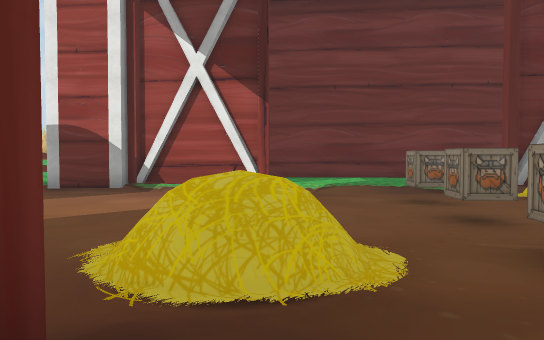
View 1 (above)

16 first-person views from a walk through a Unity game level. The camera is 1.3 m above the floor, tilts 2° down and sees 70° across. The floor is counted in squares, 2 m on a side. Each view is taken from the middle of a square. On the plan, view 1 faces up. The plan holds only what a view shows up to about 11 squares ahead; the rest is blank. The place goes on beyond the plan. Some animated figures are not drawn. Some surface patterns are stand-ins.

View 2
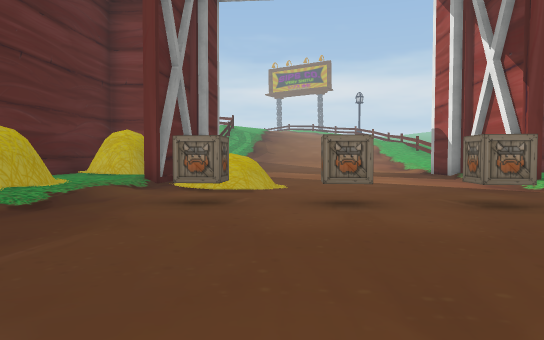

View 3
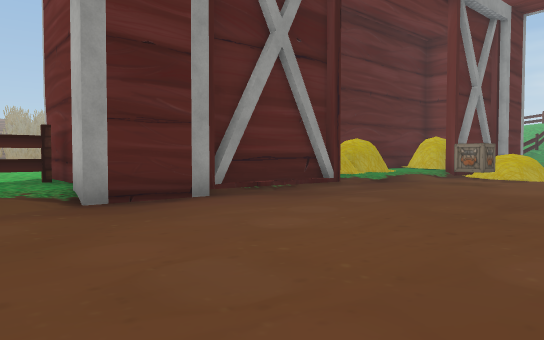

View 4
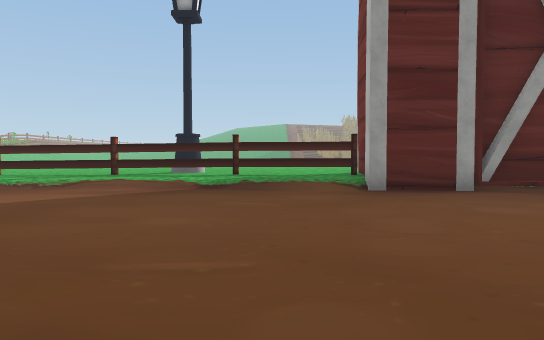

View 5
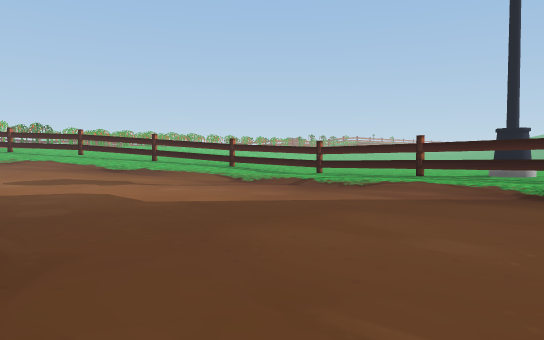

View 6
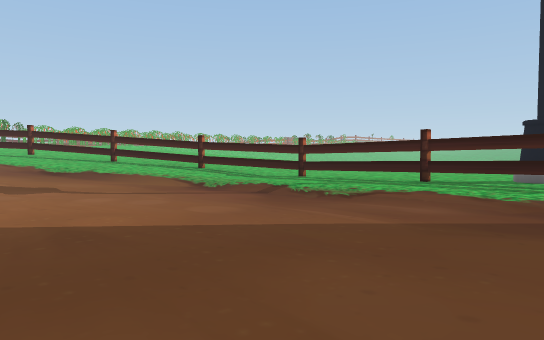

View 7
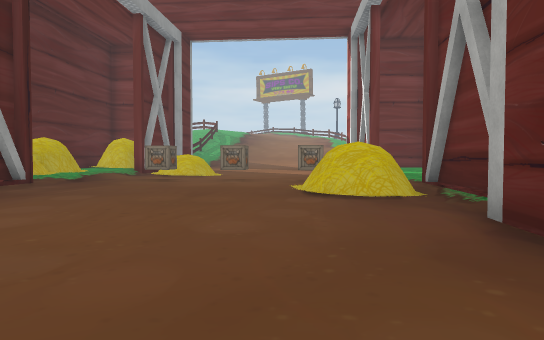

View 8
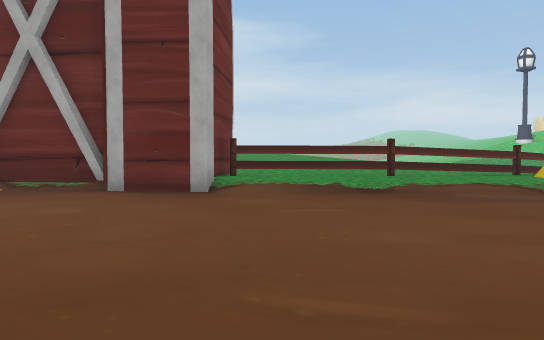

View 9
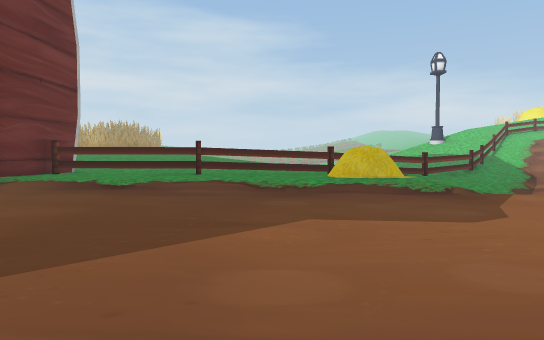

View 10
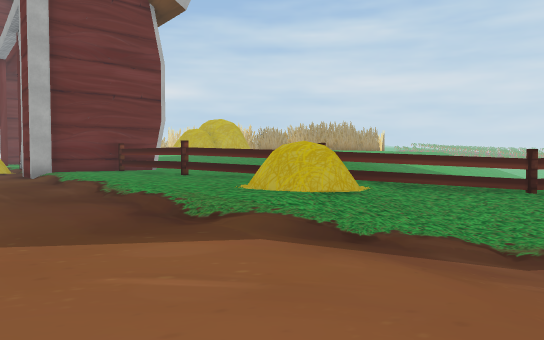

View 11
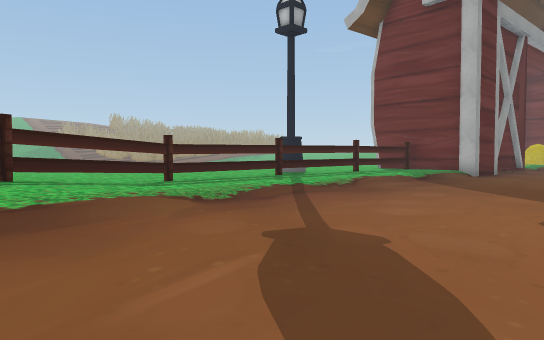

View 12
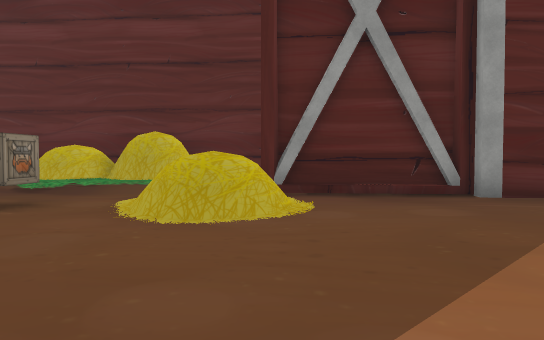

View 13
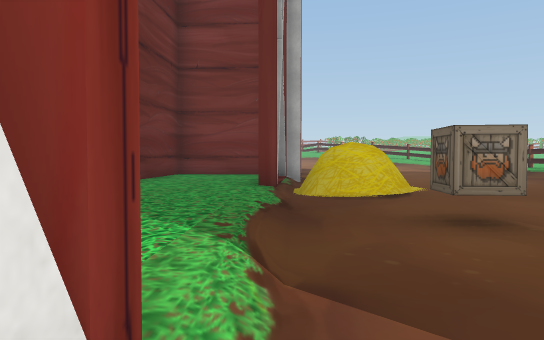

View 14
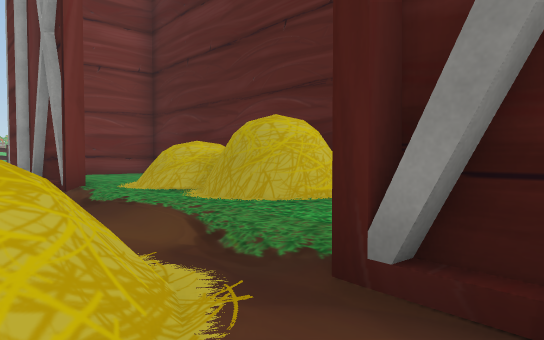

View 15
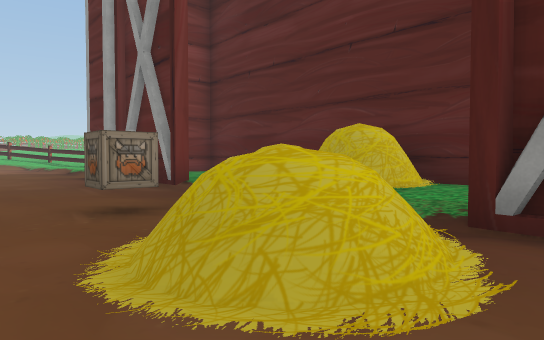

View 16
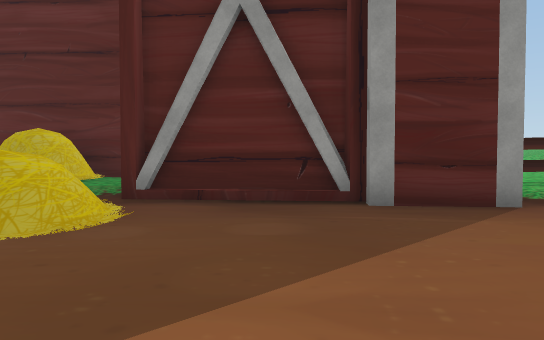

### Floor plan
Key: @ floor where view 1 was taken; # wall or solid block; x gap in a wall; . main floor; - floor 0.25 m lower than the main floor; : floor 0.5 m higher than the main floor; _ floor 0.75 m lower than the main floor; + floor 1 m higher than the main floor; / step, stairs or slope; = window, fence, low wall or low ledge; ^ raised ledge; C crate; T thing the floor can be seen under or through.
Columns run from 5 left of view 1 to 24 right of it. Each row starts with its distance up from view 1.
 11       :::::::::#######::##.--
 10 ##### :::::::::#::::::::##.--
  9 .......::::#####::::::::::./_
  8 ........../##......:::::::/---
  7  .......C./##.................
  6  ............................
  5 ........C.....................
  4 .....=......................::
  3 ....^^:.C...................::
  2 #..../......................::
  1 #####:::/:#####............./+
  0   ##:@##^x  ####::://...../::+
 -1   #:::##^  ::##::::::::::::::
 -2   ###############TTTTT::::TT#
 -3              ##:::::x:TTTT::
 -4                :   :#:::::::
 -5               ::   :::::::::
 -6               ::     ::  :::

Positions as (right, up) in squares from view 1, and headings:
1: (0, 0), facing up
2: (8, 4), facing left
3: (12, 6), facing down-left
4: (12, 8), facing down
5: (12, 7), facing down-right
6: (13, 5), facing down-right
7: (13, 6), facing left
8: (12, 1), facing up
9: (17, 0), facing up
10: (24, 5), facing up-left
11: (24, 5), facing down-left
12: (-1, 8), facing down
13: (-1, 9), facing right
14: (-2, 3), facing down-right
15: (-2, 5), facing down-right
16: (-3, 7), facing down
